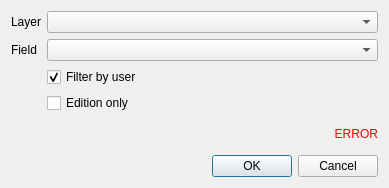
<?xml version="1.0" encoding="UTF-8"?>
<ui version="4.0">
 <class>Dialog</class>
 <widget class="QDialog" name="Dialog">
  <property name="geometry">
   <rect>
    <x>0</x>
    <y>0</y>
    <width>389</width>
    <height>188</height>
   </rect>
  </property>
  <property name="windowTitle">
   <string>Filter by login</string>
  </property>
  <layout class="QVBoxLayout" name="verticalLayout">
   <item>
    <layout class="QFormLayout" name="formLayout">
     <item row="0" column="0">
      <widget class="QLabel" name="label_layer">
       <property name="text">
        <string>Layer</string>
       </property>
      </widget>
     </item>
     <item row="0" column="1">
      <widget class="QgsMapLayerComboBox" name="layer"/>
     </item>
     <item row="1" column="0">
      <widget class="QLabel" name="label_field">
       <property name="text">
        <string>Field</string>
       </property>
       <property name="wordWrap">
        <bool>true</bool>
       </property>
      </widget>
     </item>
     <item row="1" column="1">
      <widget class="QgsFieldComboBox" name="field"/>
     </item>
     <item row="2" column="1">
      <widget class="QCheckBox" name="filter_by_user">
       <property name="text">
        <string>Filter by user</string>
       </property>
       <property name="checked">
        <bool>true</bool>
       </property>
      </widget>
     </item>
     <item row="3" column="1">
      <widget class="QCheckBox" name="edition_only">
       <property name="text">
        <string>Edition only</string>
       </property>
      </widget>
     </item>
    </layout>
   </item>
   <item>
    <widget class="QLabel" name="error">
     <property name="styleSheet">
      <string notr="true">QLabel { color : red; }</string>
     </property>
     <property name="text">
      <string notr="true">ERROR</string>
     </property>
     <property name="alignment">
      <set>Qt::AlignRight|Qt::AlignTrailing|Qt::AlignVCenter</set>
     </property>
    </widget>
   </item>
   <item>
    <widget class="QDialogButtonBox" name="button_box">
     <property name="orientation">
      <enum>Qt::Horizontal</enum>
     </property>
     <property name="standardButtons">
      <set>QDialogButtonBox::Cancel|QDialogButtonBox::Ok</set>
     </property>
    </widget>
   </item>
  </layout>
 </widget>
 <customwidgets>
  <customwidget>
   <class>QgsFieldComboBox</class>
   <extends>QComboBox</extends>
   <header>qgis.gui</header>
  </customwidget>
  <customwidget>
   <class>QgsMapLayerComboBox</class>
   <extends>QComboBox</extends>
   <header>qgis.gui</header>
  </customwidget>
 </customwidgets>
 <resources/>
 <connections/>
</ui>
